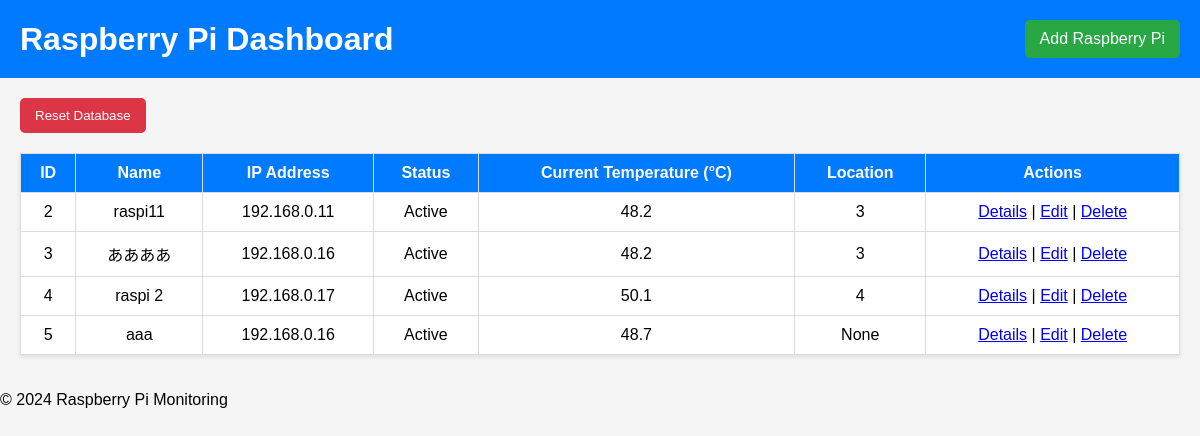
The page / on the database its author committed.
### tables this page shows
CREATE TABLE raspberries (
        id INTEGER PRIMARY KEY AUTOINCREMENT,
        name TEXT NOT NULL,
        ip_address TEXT NOT NULL,
        status TEXT NOT NULL,
        location TEXT
    , updated_at TIMESTAMP);

### app/routes.py (the view)
@main.route("/")
def dashboard():
    conn = sqlite3.connect('raspberries.db')
    cursor = conn.cursor()
    cursor.execute('''
    SELECT r.id, r.name, r.ip_address, r.status, r.location,
           (SELECT temperature FROM temperature_logs WHERE raspberry_id = r.id ORDER BY timestamp DESC LIMIT 1) AS latest_temp
    FROM raspberries r
    ''')
    raspberries = cursor.fetchall()
    conn.close()
    return render_template("dashboard.html", raspberries=raspberries)

### app/templates/dashboard.html (shortened to what this page needs)
<!DOCTYPE html>
<html lang="en">
<head>
    <link rel="stylesheet" href="{{ url_for('static', filename='css/style.css') }}">
</head>
<body>
    <header>
        <h1>Raspberry Pi Dashboard</h1>
        <a href="{{ url_for('main.add_raspi') }}" class="add-button">Add Raspberry Pi</a>
    </header>
    <main>
        <div class="container">
            <form action="{{ url_for('main.reset_database') }}" method="post" style="margin-bottom: 20px;">
                <button type="submit" class="reset-button">Reset Database</button>
            </form>
            <table>
                <thead>
                    <tr>
                        <th>ID</th>
                        <th>Name</th>
                        <th>IP Address</th>
                        <th>Status</th>
                        <th>Current Temperature (°C)</th>
                        <th>Location</th>
                        <th>Actions</th>
                    </tr>
                </thead>
                <tbody>
                    {% for raspi in raspberries %}
                    <tr>
                        <td>{{ raspi[0] }}</td>
                        <td>{{ raspi[1] }}</td>
                        <td>{{ raspi[2] }}</td>
                        <td>{{ raspi[3] }}</td>
                        <td>{{ raspi[5] if raspi[5] else 'N/A' }}</td>
                        <td>{{ raspi[4] }}</td>
                        <td>
                            <a href="/details/{{ raspi[0] }}">Details</a> |
                            <a href="{{ url_for('main.edit_raspi', id=raspi[0]) }}">Edit</a> |
                            <a href="{{ url_for('main.delete_raspi', id=raspi[0]) }}">Delete</a>
                        </td>
                    </tr>
                    {% endfor %}
                </tbody>
            </table>
        </div>
    </main>
    <footer>
        <p>&copy; 2024 Raspberry Pi Monitoring</p>
    </footer>
</body>
</html>

### app/static/css/style.css (style rules this page uses)
body { font-family: Arial, sans-serif; margin: 0; padding: 0; background-color: #f5f5f5; }
header { display: flex; justify-content: space-between; align-items: center; padding: 20px; background-color: #007BFF; color: white; }
h1 { margin: 0; }
.add-button { color: white; text-decoration: none; background-color: #28a745; padding: 10px 15px; border-radius: 5px; }
.container { padding: 20px; }
table { width: 100%; border-collapse: collapse; background: white; margin-top: 20px; box-shadow: 0 2px 4px rgba(0, 0, 0, 0.1); }
th, td { border: 1px solid #ddd; padding: 10px; text-align: center; }
th { background-color: #007BFF; color: white; }
.reset-button { background-color: #dc3545; color: white; padding: 10px 15px; border-radius: 5px; text-decoration: none; border: none; cursor: pointer; }

### rows shown on the page
raspberries: id "2", name "raspi11", ip_address "192.168.0.11", status "Active", raspi "48.2", location "3"
raspberries: id "3", name "ああああ", ip_address "192.168.0.16", status "Active", raspi "48.2", location "3"
raspberries: id "4", name "raspi 2", ip_address "192.168.0.17", status "Active", raspi "50.1", location "4"
raspberries: id "5", name "aaa", ip_address "192.168.0.16", status "Active", raspi "48.7", raspi "None"
